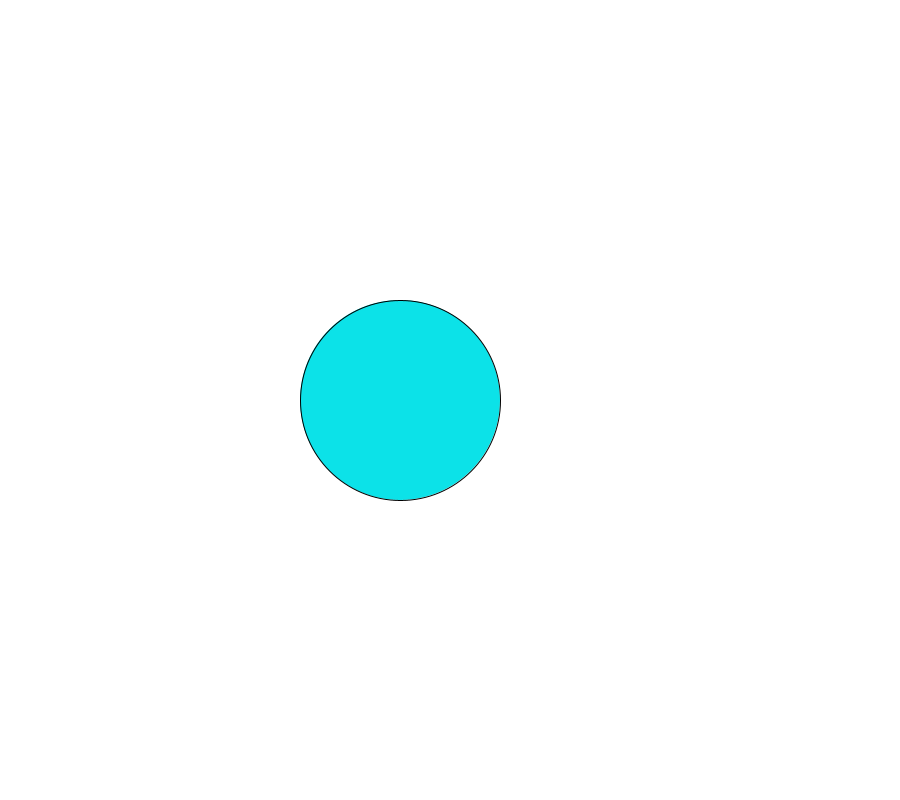
Frame 1 (no input)
Frame 60 (the mouse pressed at the canvas centre just before this capture): identical to frame 1, image omitted
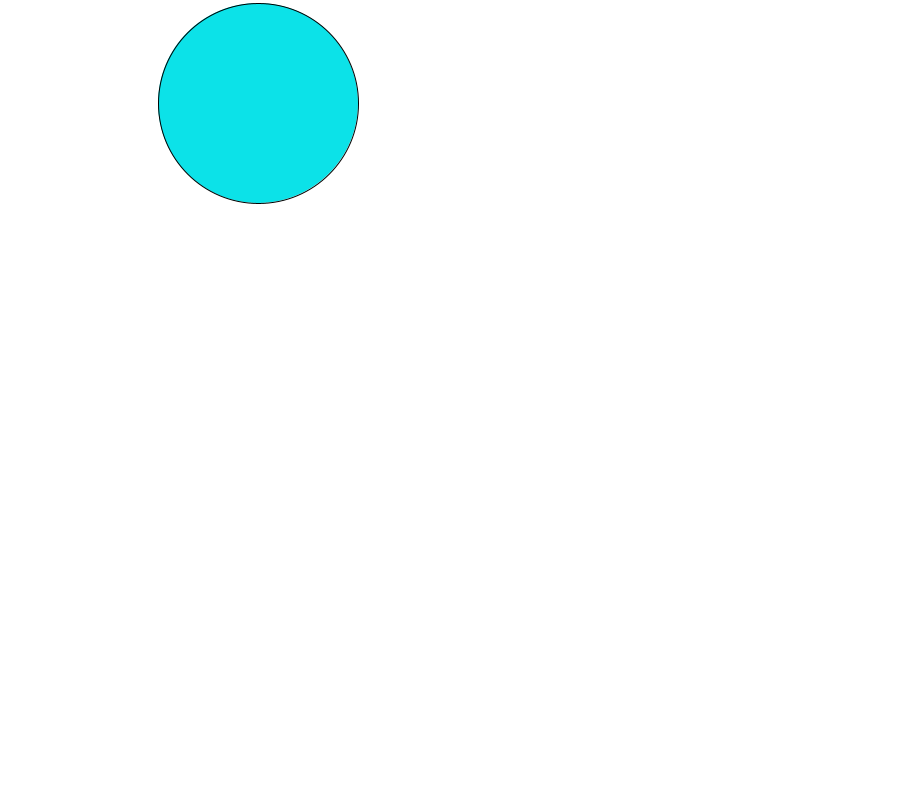
Frame 120 (the mouse held since frame 60 and released just before this capture)

The Processing sketch that drew these frames (run headless with seeded random() and noise(); from frame 60 on, the mouse is pressed at the canvas centre):

// Processing sketch: slipperyDot
// ── slipperyDot.pde
 // 1. Create three integer variables to represent the x, y, and the size of the ellipse
  int x = 400;
  int y = 400;
  int size = 200;
    void setup() {

      // 2. Set the size of your sketch
    size(900,800);
    }
    
    void draw() {
      // 3. Set the background color of your sketch
      background(#FFFFFF);
      // 4. Draw an ellipse. Make sure it fits in the window.
     fill(#0CE2E8);
      ellipse(x,y,size,size);
      // Use the variables created at the top of the sketch, 
      // for the location and size of your ellipse
    
    }
    
    void mousePressed() {
      //5. Create an integer variable called distance
     int distance = getDistance(mouseX,mouseY,x,y);
      //6. Set the value of the distance variable to the value returned by the getDistance method
      //   Pass the mouse's x and y (mouseX and mouseY) and the x and y of your ellipse to the method.
        
          
      //7.  Use an if statement to check if the distance variable is < the radius of the ellipse
      //    If it is, set a new x and y for the ellipse, using a random location on the window
      if (distance< size){
       x= (int) random(0,400);
       y= (int) random(0,400);
      }
      //    Hint: Use the Processing random() function
       
      
    }
    
    int getDistance(int x1, int y1, int x2, int y2) {
      return (int)Math.sqrt(Math.pow((x1-x2),2) + Math.pow((y1-y2),2));
    }
